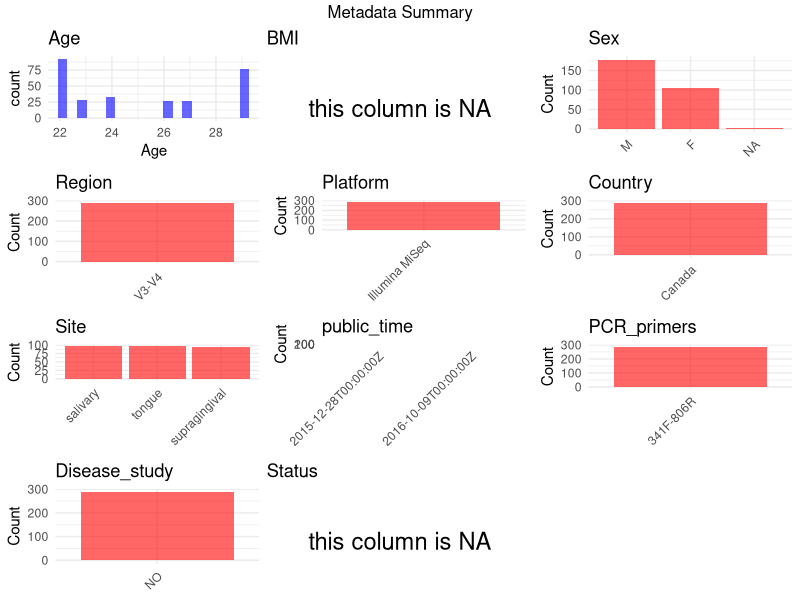

This figure's R source:
## ---- chunk 1
# Load necessary libraries
library(dplyr)
library(ggplot2)
library(gridExtra)

# Set working directory (update this path to your local directory)
setwd("D:/studylearning/董彪师兄项目/任务/修改20250922/PRJEB11529")
initial_meta<-read.csv("SraRunTable.csv",header = T)
head(initial_meta)
library(readxl)
ESM <- read_excel("41522_2016_11_MOESM2_ESM.xlsx",skip = 3)
ESM <- ESM[,c(1,3,4)]
colnames(ESM) <- c("subject_id","Age","Sex")
initial_meta_cbind <- left_join(initial_meta,ESM,by="subject_id")
table(initial_meta_cbind$Age,initial_meta_cbind$Sex)

# Display the first few rows of the metadata
head(initial_meta_cbind)
## ---- chunk 2
# Create a uniform metadata dataframe
metadata <- data.frame(
  BioProject = initial_meta_cbind$BioProject,
  Run = initial_meta$Run,
  sample_name = initial_meta_cbind$Sample_name,
  Age = initial_meta_cbind$Age,
  BMI = NA_character_,
  Sex= initial_meta_cbind$Sex,
  Region = "V3-V4",
  Platform = initial_meta_cbind$Instrument,
  Country = initial_meta_cbind$geo_loc_name_country,
  Site = initial_meta_cbind$isolation_source,
  public_time = initial_meta_cbind$ReleaseDate,
  stringsAsFactors = FALSE
)
## ---- chunk 3
# Add information obtained from the publication
metadata$PCR_primers <- "341F-806R"
metadata$title <- "Inter-personal diversity and temporal dynamics of dental, tongue, and salivary microbiota in the healthy oral cavity"
metadata$Disease_study <- "NO"
metadata$Status <- NA_character_
metadata[which(metadata$Site=="SP"),]$Site <- "supragingival"
metadata[which(metadata$Site=="T"),]$Site <- "tongue"
metadata[which(metadata$Site=="SA"),]$Site <- "salivary"
## ---- chunk 4
# Check the number of unique runs and sample names
print(paste("Number of unique runs:", length(unique(metadata$Run))))
print(paste("Number of unique sample names:", length(unique(metadata$sample_name))))
## ---- chunk 5
# Select columns for visualization
plot_data <- metadata %>%
  select(-BioProject, -Run, -sample_name, -title)

# Function to create simple plots for each column
create_simple_plots <- function(data) {
  plots <- list()
  
  for (col in colnames(data)) {
    # Check if the column is all NA
    if (all(is.na(data[[col]]))) {
      # Create an empty plot with text indicating all NA
      p <- ggplot() +
        annotate("text", x = 0.5, y = 0.5, label = "this column is NA", size = 6) +
        labs(title = col) +
        theme_void()
    } else if (is.numeric(data[[col]])) {
      # Numeric variable: histogram
      p <- ggplot(data, aes(x = .data[[col]])) +
        geom_histogram(fill = "blue", alpha = 0.6, bins = 20, na.rm = TRUE) +
        labs(title = col) +
        theme_minimal()
    } else {
      # Categorical variable: bar plot (remove NA values)
      count_data <- as.data.frame(table(data[[col]], useNA = "ifany"))
      p <- ggplot(count_data, aes(x = reorder(Var1, -Freq), y = Freq)) +
        geom_col(fill = "red", alpha = 0.6) +
        labs(title = col, x = NULL, y = "Count") +
        theme_minimal() +
        theme(axis.text.x = element_text(angle = 45, hjust = 1))
    }
    plots[[col]] <- p
  }
  
  return(plots)
}

# Generate and arrange plots
plots <- create_simple_plots(plot_data)
grid.arrange(grobs = plots, ncol = 3, top = "Metadata Summary")
## ---- chunk 6
# Reorder columns to match the desired format
metadata <- metadata[, c(
  "BioProject", "Run", "sample_name", "Age", "BMI", "Sex", 
  "Region", "Platform", "Country", "Site", "public_time", 
  "PCR_primers", "title", "Disease_study", "Status"
)]

# Export the uniform metadata to a CSV file
write.csv(metadata, file = "metadata.csv", quote = FALSE)
